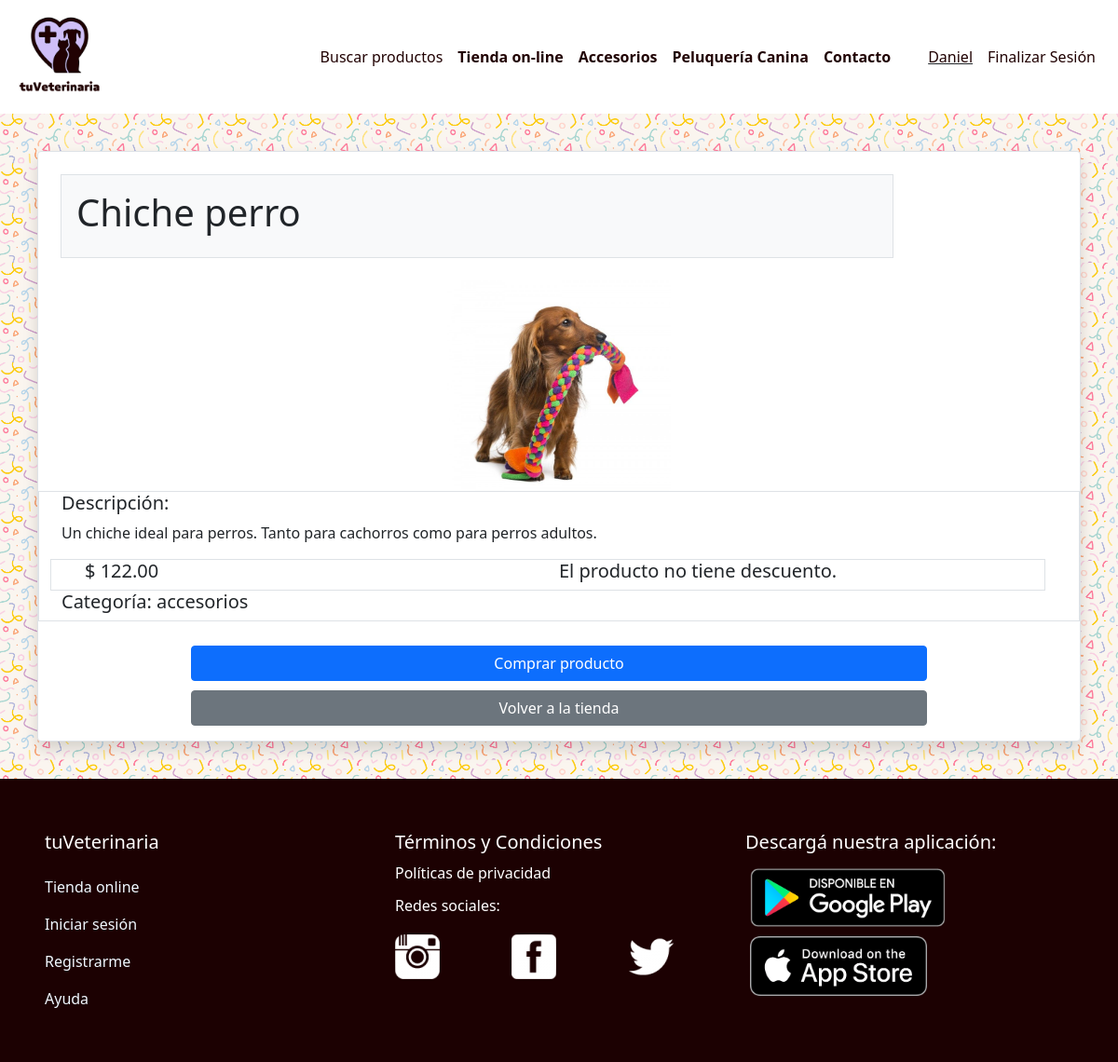
Page /tienda/1/ver/ (signed in) on the committed database.
### productos/models.py (models this page shows, shortened)
class Producto(models.Model):
    Borrador = 'Borrador'
    Publicado = 'Publicado'
    Retirado = 'Retirado'
    APROBACION_PRODUCTO = (
        (Borrador, 'Borrador'),
        (Publicado, 'Publicado'),
        (Retirado, 'Retirado'),
    )
    estado = models.CharField(max_length=10, choices=APROBACION_PRODUCTO, default='Borrador')
    producto = models.CharField(max_length=150)
    descripcion = RichTextUploadingField('descripcion', blank=True, null=True)
    fecha_publicacion = models.DateTimeField('Fecha de publicación')
    imagen = models.ImageField(upload_to="producto/%Y/%m/%d", blank=True, null=True)
    categoria = models.ForeignKey(
        Categoria, blank=False, null=True, on_delete=models.CASCADE
    )
    accesorios = models.BooleanField(default=False)
    stock = models.IntegerField(default=0)
    descripcion = models.TextField(default="")
    precio = models.DecimalField(max_digits=12, decimal_places=2, default=0.00)
    descuento = models.IntegerField(default=0)

class Categoria(models.Model):
    nombre = models.CharField(max_length=100, db_index=True)
    descripcion = models.CharField(max_length=250, db_index=True, default="descripcion")
    slug = models.SlugField(max_length=100, db_index=True)
    def __str__(self):
        return '%s' % self.nombre

### tienda/views.py (the view)
# urls.py: path('<int:producto_id>/ver/', views.ver_imagen, name="ver"),
def ver_imagen(request, producto_id):
    params = {}
    try:
        producto = Producto.objects.get(pk=producto_id)
    except Producto.DoesNotExist:
        raise Http404
    params["producto"] = producto
    return render(request, "tienda/verimagen.html", params)

### templates/tienda/verimagen.html
{% extends "layout.html" %}
{% load static %}
{% block tienda %}
<div class="container-fluid fondo-formulario p-4" style=" background-image:url({% static "img/patron1.jpg" %});" >
    <div class="card border border-radius shadow m-3">
        <div class="card-title border m-4 p-3 bg-light " style="width: 80%;" >
            <h1>{{producto.producto}}</h1>
          </div>
            <img src="/media/{{producto.imagen}}" class="mx-auto img-responsive" style="width: 15rem;">
            <div class="container border border-radius">
            <h5 class="card-title">Descripción:
            </h5>
            <p class="card-text"> {{producto.descripcion|safe}}</p>
            <div class="container  border border-radius row">
                <div class="col">
                    <h5 class="card-title">$ {{producto.precio}}</h5>
                </div>
                <div class="col">
                    {% if producto.descuento == 0 %}
                    <h5 class="card-title">El producto no tiene descuento.</h5>
                    {% else %}
                    <h5 class="card-title">Descuento: {{producto.descuento}}</h5>
                    {% endif %}
                 </div>
             </div>
            <h5 class="card-title">Categoría: {{producto.categoria}}   </h5>
          </div>
          <div class="container  w-md-50 w-75 my-3">
                <a href="{% url 'verimagenes' %}" class="btn w-100 btn-primary rounded" style="margin-top: 10px;">Comprar producto</a>
                <a href="{% url 'verimagenes' %}" class="btn w-100 btn-secondary rounded" style="margin-top: 10px;">Volver a la tienda</a>
            </div>
      </div>
</div>
{% endblock %}

### templates/navbar.html (shortened to what this page needs)
{% load static %}
<nav class="navbar navbar-expand-lg navbar-light" id="mainNav">
    <a class="navbar-brand ms-3" href="{% url 'index' %}"><img id="logo" src="{% static 'img/logo veterinaria.png' %}" alt="logo de tuVeterinaria"/></a>
    <div class="collapse navbar-collapse" id="navbarTogglerDemo02">
    <ul class="navbar-nav p-3 ms-auto">
          <li class="nav-item  ">
            <a class="nav-link  " href="{% url 'usar_ajax' %}"   role="button"   aria-expanded="false">
              Buscar productos
            </a>
          </li>
      <li class="nav-item">
          <a class="nav-link active" href="{% url 'verimagenes'  %}" >Tienda on-line</a>
      </li>
     <li class="nav-item">
        <a class="nav-link active" href="{% url 'accesorios' %}">Accesorios</a>
      </li>
      <li class="nav-item ">
        <a class="nav-link active" href="{% url 'peluqueria' %}">Peluquería Canina</a>
      </li>
      <li class="nav-item">
          <a class="nav-link active" href="{% url 'contacto'  %}">Contacto</a>
      </li>
      {% if user.is_authenticated %}
      <div class="text-dark text-capitalize ms-4 " id="nombre-usuario">
        <a class="nav-link" href="#services">
          {{user.username}}</a>
      </div>
                  <li class="nav-item">
                      <a class="nav-link" href="{% url 'logout' %}">Finalizar Sesión</a>
                  </li>
     {% endif %}
  </div>
</nav>

### rows in the picture
Producto: producto "Chiche perro", imagen (picture), descripcion "Un chiche ideal para perros. Tanto para cachorros como para perros adultos.", precio "122.00", categoria "accesorios"

### other values in the picture
{{ user.username }} "Daniel"
